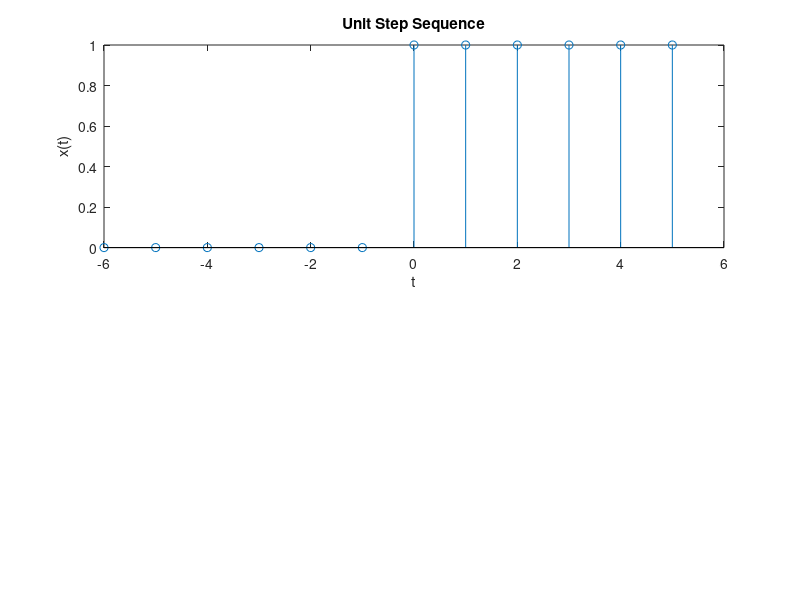

Write MATLAB code to recreate this figure.
N=12;
t=-6:1:(N-1)/2;
for i=1:length(t)
  if t(i)>=0
    x(i)=1;
  else
    x(i)=0;
  endif
endfor
subplot(2,2,1:2);
stem(t,x);
xlabel('t');ylabel('x(t)');
title('Unit Step Sequence');